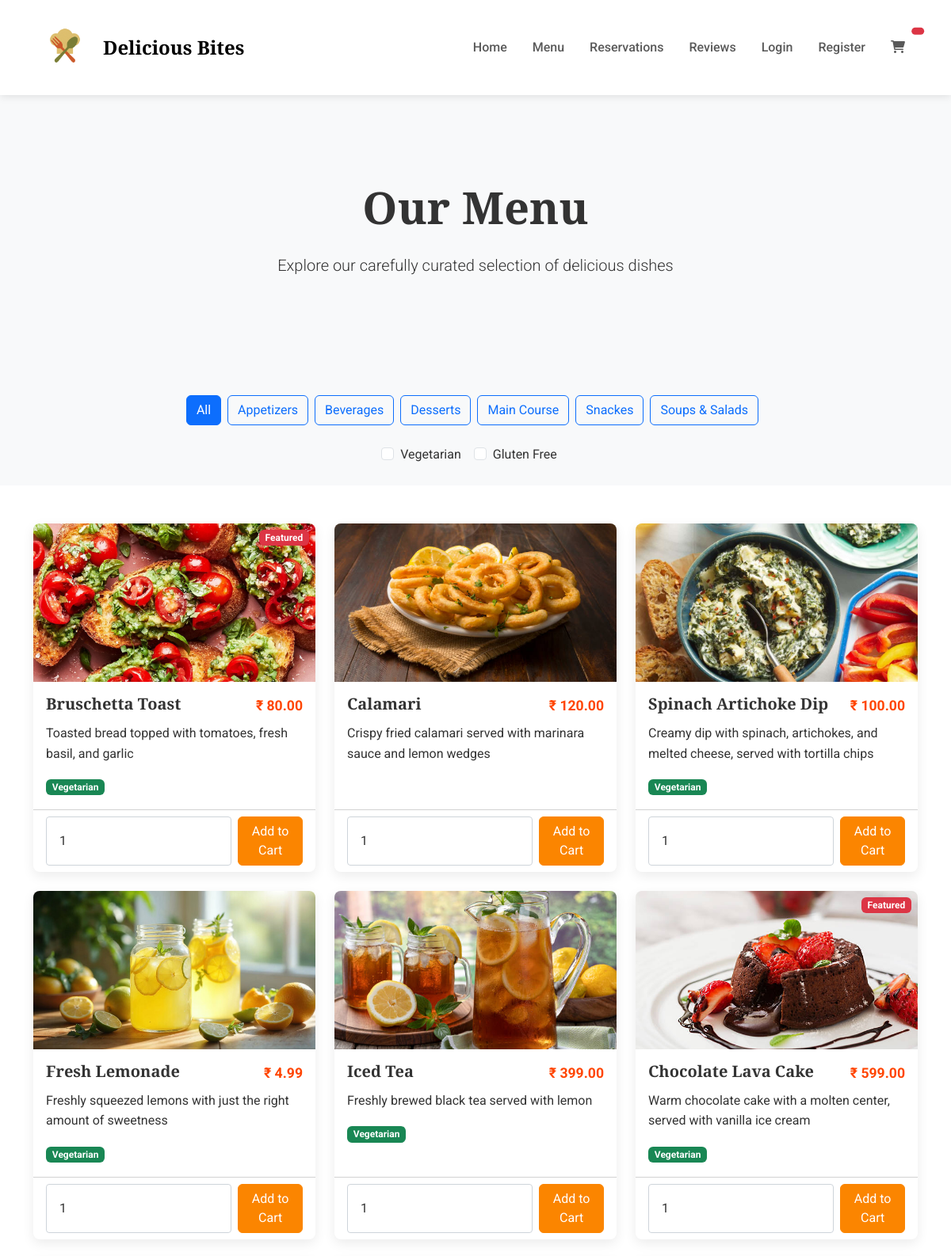
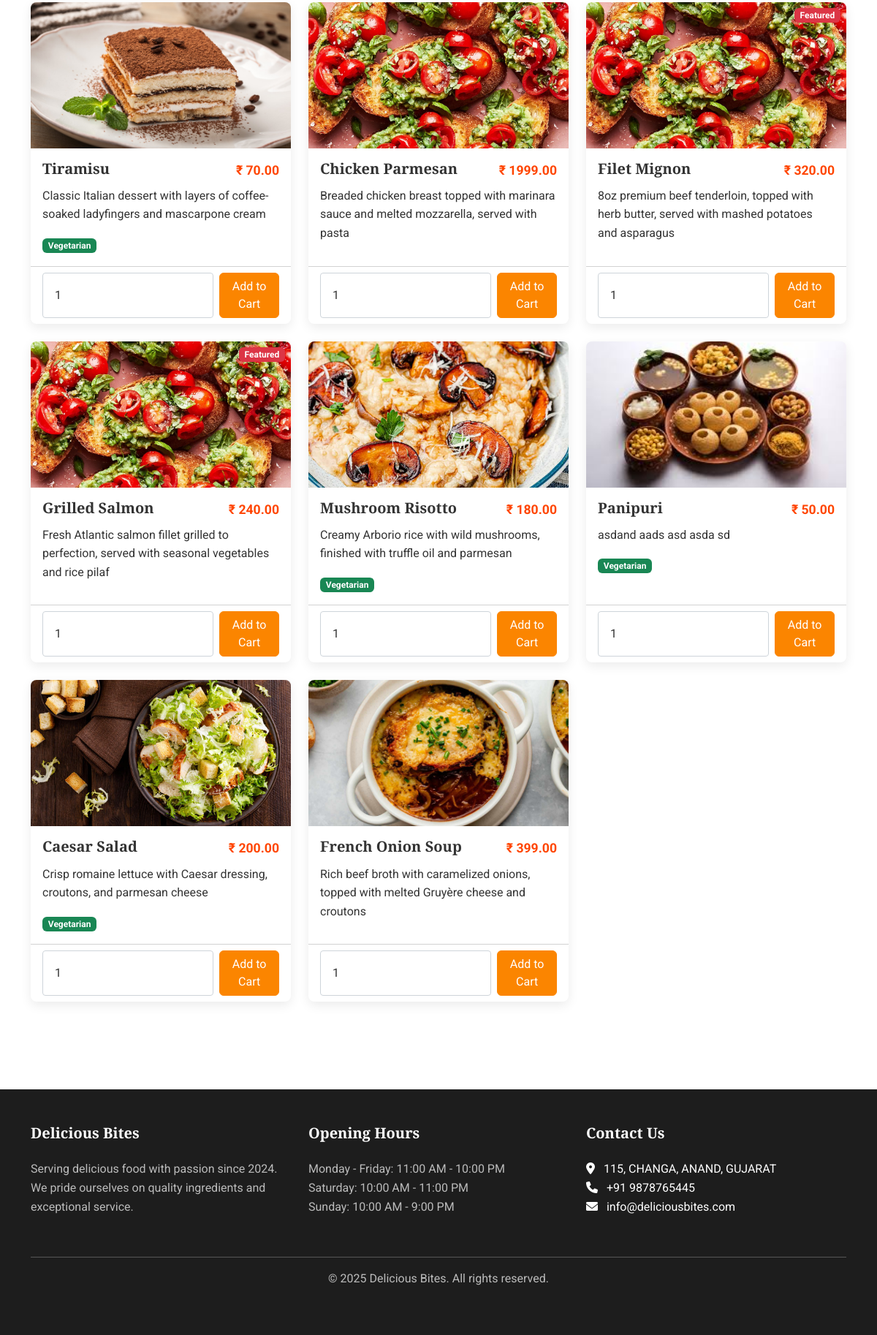
The app's page /menu/ with its own data (2 pictures, top to bottom).
### menu/models.py (models this page shows, shortened)
class Category(models.Model):
    name = models.CharField(max_length=100)
    description = models.TextField(blank=True)
    image = models.ImageField(upload_to='categories/', null=True, blank=True)
    is_active = models.BooleanField(default=True)
    created_at = models.DateTimeField(auto_now_add=True)
    updated_at = models.DateTimeField(auto_now=True)
    class Meta:
        verbose_name = 'Category'
        verbose_name_plural = 'Categories'
        ordering = ['name']

class MenuItem(models.Model):
    name = models.CharField(max_length=100)
    description = models.TextField()
    price = models.DecimalField(max_digits=10, decimal_places=2)
    category = models.ForeignKey(Category, on_delete=models.CASCADE, related_name='menu_items')
    image = models.ImageField(upload_to='menu_items/', null=True, blank=True)
    is_vegetarian = models.BooleanField(default=False)
    is_spicy = models.BooleanField(default=False)
    is_available = models.BooleanField(default=True)
    is_featured = models.BooleanField(default=False)
    created_at = models.DateTimeField(auto_now_add=True)
    updated_at = models.DateTimeField(auto_now=True)
    class Meta:
        verbose_name = 'Menu Item'
        verbose_name_plural = 'Menu Items'
        ordering = ['category', 'name']

### menu/views.py (the view)
# urls.py: path('', views.menu_list, name='menu_list'),
def menu_list(request):
    categories = Category.objects.all()
    menu_items = MenuItem.objects.filter(is_available=True).order_by('category__name', 'name')
    category_id = request.GET.get('category')
    if category_id:
        menu_items = menu_items.filter(category_id=category_id)
    context = {
        'categories': categories,
        'menu_items': menu_items,
        'current_category': category_id,
    }
    return render(request, 'menu/menu_list.html', context)

### restaurant_project/context_processors/cart.py (called while the page is built)
def cart_processor(request):
    cart_count = 0
    if request.user.is_authenticated:
        cart = Order.objects.filter(user=request.user, status='cart').first()
        if cart:
            cart_count = cart.items.count()
    return {
        'cart_count': cart_count
    }

### templates/menu/menu_list.html (shortened to what this page needs)
{% extends 'base/base.html' %}
{% load static %}
{% block content %}
<section class="page-banner">
    <div class="container text-center py-5">
        <h1 class="display-4 fw-bold mb-4">Our Menu</h1>
        <p class="lead">Explore our carefully curated selection of delicious dishes</p>
    </div>
</section>
<section class="menu-filter-section py-4 bg-light">
    <div class="container">
        <div class="row">
            <div class="col-md-12">
                <div class="filter-controls d-flex flex-wrap justify-content-center">
                    <button class="btn btn-outline-primary me-2 mb-2 filter-btn active" data-filter="all">All</button>
                    {% for category in categories %}
                        <button class="btn btn-outline-primary me-2 mb-2 filter-btn"
                                data-filter="{{ category.name|lower|slugify }}">
                            {{ category.name }}
                        </button>
                    {% endfor %}
                </div>
                <div class="dietary-filters mt-3 d-flex flex-wrap justify-content-center">
                    <div class="form-check form-check-inline">
                        <input class="form-check-input" type="checkbox" id="vegetarian-filter">
                        <label class="form-check-label" for="vegetarian-filter">Vegetarian</label>
                    </div>
                    <div class="form-check form-check-inline">
                        <input class="form-check-input" type="checkbox" id="gluten-free-filter">
                        <label class="form-check-label" for="gluten-free-filter">Gluten Free</label>
                    </div>
                </div>
            </div>
        </div>
    </div>
</section>
<section class="menu-items-section py-5">
    <div class="container">
        <div class="row menu-items">
            {% for item in menu_items %}
                <div class="col-md-6 col-lg-4 mb-4 menu-item"
                     data-category="{{ item.category.name|lower|slugify }}"
                     data-vegetarian="{{ item.is_vegetarian|lower }}"
                     data-gluten-free="{{ item.is_gluten_free|lower }}">
                    <div class="card h-100 menu-card">
                        <div class="menu-img-container">
                            {% if item.image %}
                                <img src="{{ item.image.url }}" class="card-img-top" alt="{{ item.name }}">
                            {% else %}
                                <img src="{% static 'images/placeholder-food.jpg' %}" class="card-img-top" alt="{{ item.name }}">
                            {% endif %}
                            {% if item.is_featured %}
                                <span class="badge bg-danger position-absolute top-0 end-0 mt-2 me-2">Featured</span>
                            {% endif %}
                        </div>
                        <div class="card-body">
                            <div class="d-flex justify-content-between align-items-start mb-2">
                                <h5 class="card-title mb-0">{{ item.name }}</h5>
                                <span class="price-tag">₹ {{ item.price }}</span>
                            </div>
                            <p class="card-text">{{ item.description }}</p>
                            <div class="dietary-info">
                                {% if item.is_vegetarian %}
                                    <span class="badge bg-success me-1">Vegetarian</span>
                                {% endif %}
                            </div>
                        </div>
                        <div class="card-footer bg-transparent">
                            <form action="{% url 'orders:add_to_cart' item.id %}" method="post" class="d-flex">
                                <input type="number" name="quantity" value="1" min="1" max="10" class="form-control me-2">
                                <button type="submit" class="btn btn-primary">Add to Cart</button>
                            </form>
                        </div>
                    </div>
                </div>
            {% empty %}
                <div class="col-12 text-center">
                    <div class="alert alert-info">
                        No menu items available at the moment. Please check back later.
                    </div>
                </div>
            {% endfor %}
        </div>
    </div>
</section>
{% endblock %}

### templates/base/base.html (shortened to what this page needs)
<!DOCTYPE html>
<html lang="en" data-bs-theme="light">
<head>
    <link href="https://cdn.jsdelivr.net/npm/bootstrap@5.3.0-alpha1/dist/css/bootstrap.min.css" rel="stylesheet">
    <link rel="stylesheet" href="https://cdnjs.cloudflare.com/ajax/libs/font-awesome/6.0.0/css/all.min.css">
    {% load static %}
    <link rel="stylesheet" href="{% static 'css/style.css' %}">
</head>
<body>
    <nav class="navbar navbar-expand-lg sticky-top">
        <div class="container">
            <a class="navbar-brand d-flex align-items-center" href="{% url 'home' %}">
                <img src="{% static 'images/Logo.png' %}" alt="Restaurant Logo" height="80" class="me-2">
                <span>Delicious Bites</span>
            </a>
            <div class="collapse navbar-collapse" id="navbarNav">
                <ul class="navbar-nav ms-auto">
                    <li class="nav-item">
                        <a class="nav-link" href="{% url 'home' %}">Home</a>
                    </li>
                    <li class="nav-item">
                        <a class="nav-link" href="{% url 'menu:menu_list' %}">Menu</a>
                    </li>
                    <li class="nav-item">
                        <a class="nav-link" href="{% url 'reservations:reservation_form' %}">Reservations</a>
                    </li>
                    <li class="nav-item">
                        <a class="nav-link" href="{% url 'reviews:review_list' %}">Reviews</a>
                    </li>
                    {% if user.is_authenticated %}
                        <li class="nav-item dropdown">
                            <a class="nav-link dropdown-toggle" href="#" role="button" data-bs-toggle="dropdown">
                                {{ user.username }}
                            </a>
                            <ul class="dropdown-menu dropdown-menu-end">
                                <li><a class="dropdown-item" href="{% url 'accounts:profile' %}">Profile</a></li>
                                <li><a class="dropdown-item" href="{% url 'reservations:reservation_list' %}">My Reservations</a></li>
                                <li><a class="dropdown-item" href="{% url 'orders:order_history' %}">Order History</a></li>
                                <li><hr class="dropdown-divider"></li>
                                <li><a class="dropdown-item" href="{% url 'accounts:logout' %}">Logout</a></li>
                            </ul>
                        </li>
                    {% else %}
                        <li class="nav-item">
                            <a class="nav-link" href="{% url 'accounts:login' %}">Login</a>
                        </li>
                        <li class="nav-item">
                            <a class="nav-link" href="{% url 'accounts:register' %}">Register</a>
                        </li>
                    {% endif %}
                    <li class="nav-item">
                        <a class="nav-link position-relative" href="{% url 'orders:cart' %}">
                            <i class="fas fa-shopping-cart"></i>
                            <span class="position-absolute top-0 start-100 translate-middle badge rounded-pill bg-danger cart-badge">
                            </span>
                        </a>
                    </li>
                </ul>
            </div>
        </div>
    </nav>
    <main>
        {% block content %}{% endblock %}
    </main>
    <footer class="footer mt-5 py-5">
        <div class="container">
            <div class="row">
                <div class="col-md-4 mb-4">
                    <h5>Delicious Bites</h5>
                    <p>Serving delicious food with passion since 2024. We pride ourselves on quality ingredients and exceptional service.</p>
                </div>
                <div class="col-md-4 mb-4">
                    <h5>Opening Hours</h5>
                    <ul class="list-unstyled">
                        <li>Monday - Friday: 11:00 AM - 10:00 PM</li>
                        <li>Saturday: 10:00 AM - 11:00 PM</li>
                        <li>Sunday: 10:00 AM - 9:00 PM</li>
                    </ul>
                </div>
                <div class="col-md-4 mb-4">
                    <h5>Contact Us</h5>
                    <address>
                        <i class="fas fa-map-marker-alt me-2"></i> 115, CHANGA, ANAND, GUJARAT<br>
                        <i class="fas fa-phone me-2"></i> +91 9878765445<br>
                        <i class="fas fa-envelope me-2"></i> info@deliciousbites.com
                    </address>
                </div>
            </div>
            <hr>
            <div class="text-center">
                <p>&copy; {% now "Y" %} Delicious Bites. All rights reserved.</p>
            </div>
        </div>
    </footer>
</body>
</html>

### static/css/style.css (style rules this page uses)
:root { --primary-color: #fb8500; --secondary-color: #219ebc; --dark-color: #023047; --light-color: #f8f9fa; --gray-color: #6c757d; --success-color: #28a745; --danger-color: #dc3545; --transition: all 0.3s ease; }
[data-bs-theme="light"] { --bs-primary: var(--primary-color); --bs-navbar-bg: #ffffff; --bs-body-bg: #ffffff; --bs-body-color: #333333; --bs-card-bg: #ffffff; --bs-secondary-bg: #f8f9fa; }
body { font-family: 'Roboto', sans-serif; line-height: 1.6; color: var(--bs-body-color); background-color: var(--bs-body-bg); overflow-x: hidden; }
h1, h2, h3, h4, h5, h6 { font-family: 'Playfair Display', serif; font-weight: 700; }
.btn-primary { background-color: var(--primary-color); border-color: var(--primary-color); }
.navbar { background-color: var(--bs-navbar-bg); box-shadow: 0 2px 10px rgba(0, 0, 0, 0.1); transition: var(--transition); }
.navbar-brand { font-family: 'Playfair Display', serif; font-weight: 700; font-size: 1.5rem; }
.nav-link { font-weight: 500; padding: 0.5rem 1rem !important; transition: var(--transition); }
.card { border: none; border-radius: 0.5rem; overflow: hidden; transition: var(--transition); background-color: var(--bs-card-bg); }
.menu-card .card-img-top { height: 200px; object-fit: cover; }
.footer { background-color: var(--bs-secondary-bg); }
.form-control { border-radius: 0.25rem; padding: 0.75rem 1rem; font-size: 1rem; border: 1px solid #ced4da; background-color: var(--bs-body-bg); color: var(--bs-body-color); }
.cart-badge { transform: translate(-50%, -50%) !important; }
body { font-family: 'Roboto', sans-serif; color: #333; }
h1, h2, h3, h4, h5, h6 { font-family: 'Playfair Display', serif; }
.navbar { background-color: rgba(255, 255, 255, 0.95); box-shadow: 0 2px 10px rgba(0, 0, 0, 0.1); padding: 15px 0; }
.navbar-brand span { font-family: 'Playfair Display', serif; font-weight: 700; font-size: 1.5rem; }
.navbar .nav-link { font-weight: 500; padding: 8px 16px !important; }
.menu-card { transition: transform 0.3s, box-shadow 0.3s; border: none; box-shadow: 0 5px 15px rgba(0, 0, 0, 0.08); }
.menu-img-container { position: relative; height: 200px; overflow: hidden; }
.menu-img-container img { width: 100%; height: 100%; object-fit: cover; }
.price-tag { color: #ff4500; font-weight: 700; font-size: 1.1rem; }
.footer { background-color: #1d1d1d; color: #fff; }
.footer h5 { color: #fff; margin-bottom: 1.5rem; font-weight: 700; }
.footer p, .footer ul li { color: rgba(255, 255, 255, 0.7); }
.page-banner { background-color: #f8f9fa; padding: 60px 0; }

### records on screen
Category: name "Appetizers"
Category: name "Beverages"
Category: name "Desserts"
Category: name "Main Course"
Category: name "Snackes"
Category: name "Soups & Salads"
MenuItem: image (placeholder picture), is_featured "Featured", name "Bruschetta Toast", price "80.00", description "Toasted bread topped with tomatoes, fresh basil, and garlic", is_vegetarian "Vegetarian"
MenuItem: image (picture), name "Calamari", price "120.00", description "Crispy fried calamari served with marinara sauce and lemon wedges"
MenuItem: image (picture), name "Spinach Artichoke Dip", price "100.00", description "Creamy dip with spinach, artichokes, and melted cheese, served with tortilla chips", is_vegetarian "Vegetarian"
MenuItem: image (picture), name "Fresh Lemonade", price "4.99", description "Freshly squeezed lemons with just the right amount of sweetness", is_vegetarian "Vegetarian"
MenuItem: image (picture), name "Iced Tea", price "399.00", description "Freshly brewed black tea served with lemon", is_vegetarian "Vegetarian"
MenuItem: image (picture), is_featured "Featured", name "Chocolate Lava Cake", price "599.00", description "Warm chocolate cake with a molten center, served with vanilla ice cream", is_vegetarian "Vegetarian"
MenuItem: image (picture), name "Tiramisu", price "70.00", description "Classic Italian dessert with layers of coffee-soaked ladyfingers and mascarpone cream", is_vegetarian "Vegetarian"
MenuItem: image (placeholder picture), name "Chicken Parmesan", price "1999.00", description "Breaded chicken breast topped with marinara sauce and melted mozzarella, served with pasta"
MenuItem: image (placeholder picture), is_featured "Featured", name "Filet Mignon", price "320.00", description "8oz premium beef tenderloin, topped with herb butter, served with mashed potatoes and asparagus"
MenuItem: image (placeholder picture), is_featured "Featured", name "Grilled Salmon", price "240.00", description "Fresh Atlantic salmon fillet grilled to perfection, served with seasonal vegetables and rice pilaf"
MenuItem: image (picture), name "Mushroom Risotto", price "180.00", description "Creamy Arborio rice with wild mushrooms, finished with truffle oil and parmesan", is_vegetarian "Vegetarian"
MenuItem: image (picture), name "Panipuri", price "50.00", description "asdand aads asd asda sd", is_vegetarian "Vegetarian"
MenuItem: image (picture), name "Caesar Salad", price "200.00", description "Crisp romaine lettuce with Caesar dressing, croutons, and parmesan cheese", is_vegetarian "Vegetarian"
MenuItem: image (picture), name "French Onion Soup", price "399.00", description "Rich beef broth with caramelized onions, topped with melted Gruyère cheese and croutons"
